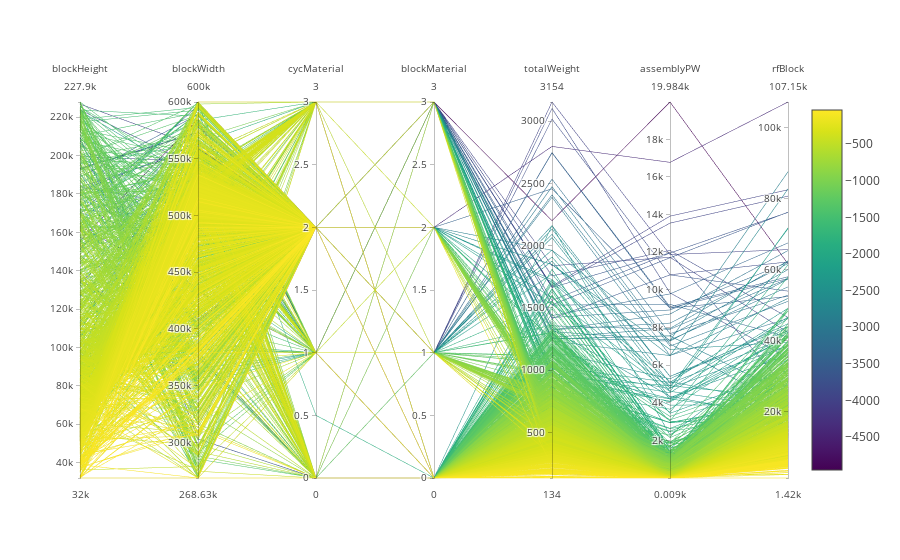

Notebook source saved alongside this figure:
### Code cell
parallel_coordinates_plot(df, [
    'blockHeight', 'blockWidth', 'cycMaterial', 'blockMaterial', 'totalWeight', 'assemblyPW', 'rfBlock'
], 'colorVal', create_html='prova_CANCELLAMI.html')

### Figure 1 — Plotly figure (JSON) as saved in the notebook; plotly's stock layout.template omitted (floating-point values rounded to 4 significant figures; data arrays with more than 128 entries replaced by an {"elided": "..."} marker saying what was removed)
{"data": [{"dimensions": [{"label": "blockHeight", "values": {"elided": "2577 int values"}}, {"label": "blockWidth", "values": {"elided": "2577 int values"}}, {"label": "cycMaterial", "values": {"elided": "2577 float values"}}, {"label": "blockMaterial", "values": {"elided": "2577 int values"}}, {"label": "totalWeight", "values": {"elided": "2577 int values"}}, {"label": "assemblyPW", "values": {"elided": "2577 int values"}}, {"label": "rfBlock", "values": {"elided": "2577 int values"}}], "line": {"color": {"elided": "2577 int values"}, "showscale": true}, "type": "parcoords"}], "layout": {}}
